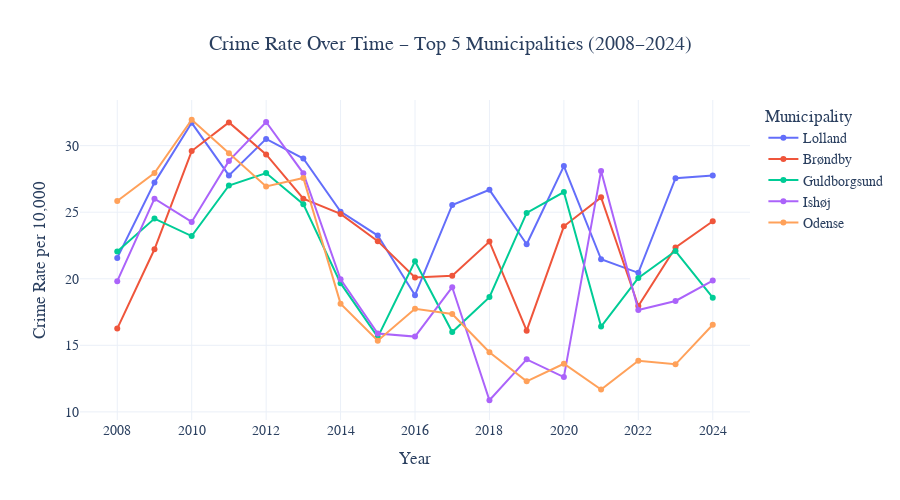
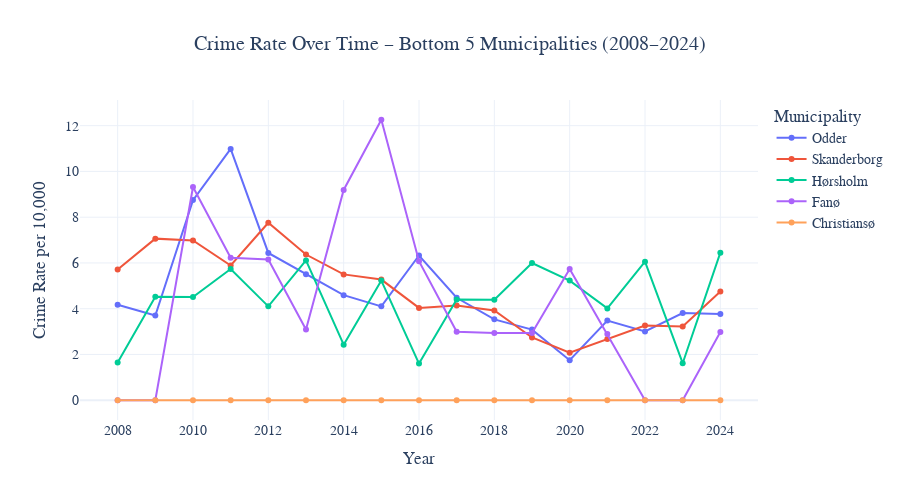

The code cell stored with these charts, in order, in its notebook:
### Markdown cell above
## Time series for top and bottom 5

### Code cell
# Extract actual yearly data for the top and bottom 5
top5_munis = top5["Municipality"].tolist()
bottom5_munis = bottom5["Municipality"].tolist()

# Filter from df_period (contains actual yearly crime rate per 10,000)
top5_timeseries = df_period[df_period["Municipality"].isin(top5_munis)]
bottom5_timeseries = df_period[df_period["Municipality"].isin(bottom5_munis)]

# --- TOP 5 TIME SERIES PLOT ---
fig_top = go.Figure()

for muni in top5_munis:
    muni_data = top5_timeseries[top5_timeseries["Municipality"] == muni]
    fig_top.add_trace(go.Scatter(
        x=muni_data["Year"],
        y=muni_data["Crime_rate_per_10000"],
        mode="lines+markers",
        name=muni.title()
    ))

fig_top.update_layout(
    title="Crime Rate Over Time – Top 5 Municipalities (2008–2024)",
    xaxis_title="Year",
    yaxis_title="Crime Rate per 10,000",
    legend_title="Municipality",
    template="plotly_white",
    font=dict(family="Arial", size=14),
    title_font_size=20,
    title_x=0.5,
    height=500
)

fig_top.write_html(r"C:\Users\Baxe\Documents\SocialDataanalyseVisulisation\signedue.github.io\crime_timeseries_top5.html")
fig_top.show()


# --- BOTTOM 5 TIME SERIES PLOT ---
fig_bottom = go.Figure()

for muni in bottom5_munis:
    muni_data = bottom5_timeseries[bottom5_timeseries["Municipality"] == muni]
    fig_bottom.add_trace(go.Scatter(
        x=muni_data["Year"],
        y=muni_data["Crime_rate_per_10000"],
        mode="lines+markers",
        name=muni.title()
    ))

fig_bottom.update_layout(
    title="Crime Rate Over Time – Bottom 5 Municipalities (2008–2024)",
    xaxis_title="Year",
    yaxis_title="Crime Rate per 10,000",
    legend_title="Municipality",
    template="plotly_white",
    font=dict(family="Arial", size=14),
    title_font_size=20,
    title_x=0.5,
    height=500
)

fig_bottom.write_html(r"C:\Users\Baxe\Documents\SocialDataanalyseVisulisation\signedue.github.io\crime_timeseries_bottom5.html")
fig_bottom.show()

### Figure 1 — Plotly figure (JSON) as saved in the notebook; plotly's stock layout.template omitted (floating-point values rounded to 4 significant figures)
{"data": [{"mode": "lines+markers", "name": "Lolland", "type": "scatter", "x": [2008, 2009, 2010, 2011, 2012, 2013, 2014, 2015, 2016, 2017, 2018, 2019, 2020, 2021, 2022, 2023, 2024], "y": [21.57, 27.22, 31.71, 27.76, 30.5, 29.03, 25.04, 23.24, 18.76, 25.54, 26.68, 22.59, 28.46, 21.46, 20.45, 27.55, 27.76]}, {"mode": "lines+markers", "name": "Brøndby", "type": "scatter", "x": [2008, 2009, 2010, 2011, 2012, 2013, 2014, 2015, 2016, 2017, 2018, 2019, 2020, 2021, 2022, 2023, 2024], "y": [16.26, 22.21, 29.59, 31.75, 29.34, 26.02, 24.87, 22.82, 20.1, 20.23, 22.79, 16.1, 23.94, 26.11, 17.95, 22.36, 24.32]}, {"mode": "lines+markers", "name": "Guldborgsund", "type": "scatter", "x": [2008, 2009, 2010, 2011, 2012, 2013, 2014, 2015, 2016, 2017, 2018, 2019, 2020, 2021, 2022, 2023, 2024], "y": [22.05, 24.52, 23.21, 27.0, 27.94, 25.6, 19.67, 15.62, 21.32, 16.0, 18.62, 24.95, 26.51, 16.41, 20.06, 22.08, 18.57]}, {"mode": "lines+markers", "name": "Ishøj", "type": "scatter", "x": [2008, 2009, 2010, 2011, 2012, 2013, 2014, 2015, 2016, 2017, 2018, 2019, 2020, 2021, 2022, 2023, 2024], "y": [19.82, 26.02, 24.26, 28.85, 31.77, 27.92, 19.96, 15.89, 15.65, 19.37, 10.88, 13.95, 12.61, 28.1, 17.65, 18.33, 19.86]}, {"mode": "lines+markers", "name": "Odense", "type": "scatter", "x": [2008, 2009, 2010, 2011, 2012, 2013, 2014, 2015, 2016, 2017, 2018, 2019, 2020, 2021, 2022, 2023, 2024], "y": [25.84, 27.94, 31.94, 29.44, 26.93, 27.56, 18.13, 15.34, 17.74, 17.35, 14.48, 12.29, 13.62, 11.68, 13.84, 13.57, 16.55]}], "layout": {"font": {"family": "Arial", "size": 14}, "height": 500, "legend": {"title": {"text": "Municipality"}}, "title": {"font": {"size": 20}, "text": "Crime Rate Over Time – Top 5 Municipalities (2008–2024)", "x": 0.5}, "xaxis": {"title": {"text": "Year"}}, "yaxis": {"title": {"text": "Crime Rate per 10,000"}}}}

### Figure 2 — Plotly figure (JSON) as saved in the notebook; plotly's stock layout.template omitted (floating-point values rounded to 4 significant figures)
{"data": [{"mode": "lines+markers", "name": "Odder", "type": "scatter", "x": [2008, 2009, 2010, 2011, 2012, 2013, 2014, 2015, 2016, 2017, 2018, 2019, 2020, 2021, 2022, 2023, 2024], "y": [4.174, 3.705, 8.747, 10.98, 6.437, 5.505, 4.593, 4.104, 6.326, 4.478, 3.536, 3.087, 1.751, 3.481, 3.004, 3.809, 3.766]}, {"mode": "lines+markers", "name": "Skanderborg", "type": "scatter", "x": [2008, 2009, 2010, 2011, 2012, 2013, 2014, 2015, 2016, 2017, 2018, 2019, 2020, 2021, 2022, 2023, 2024], "y": [5.71, 7.063, 6.98, 5.891, 7.758, 6.369, 5.501, 5.274, 4.035, 4.139, 3.924, 2.743, 2.074, 2.682, 3.265, 3.224, 4.754]}, {"mode": "lines+markers", "name": "Hørsholm", "type": "scatter", "x": [2008, 2009, 2010, 2011, 2012, 2013, 2014, 2015, 2016, 2017, 2018, 2019, 2020, 2021, 2022, 2023, 2024], "y": [1.653, 4.525, 4.512, 5.734, 4.104, 6.112, 2.428, 5.23, 1.602, 4.404, 4.395, 5.998, 5.228, 4.013, 6.058, 1.618, 6.449]}, {"mode": "lines+markers", "name": "Fanø", "type": "scatter", "x": [2008, 2009, 2010, 2011, 2012, 2013, 2014, 2015, 2016, 2017, 2018, 2019, 2020, 2021, 2022, 2023, 2024], "y": [0, 0, 9.32, 6.225, 6.152, 3.089, 9.191, 12.26, 6.079, 2.99, 2.94, 2.938, 5.734, 2.894, 0, 0, 2.979]}, {"mode": "lines+markers", "name": "Christiansø", "type": "scatter", "x": [2008, 2009, 2010, 2011, 2012, 2013, 2014, 2015, 2016, 2017, 2018, 2019, 2020, 2021, 2022, 2023, 2024], "y": [0, 0, 0, 0, 0, 0, 0, 0, 0, 0, 0, 0, 0, 0, 0, 0, 0]}], "layout": {"font": {"family": "Arial", "size": 14}, "height": 500, "legend": {"title": {"text": "Municipality"}}, "title": {"font": {"size": 20}, "text": "Crime Rate Over Time – Bottom 5 Municipalities (2008–2024)", "x": 0.5}, "xaxis": {"title": {"text": "Year"}}, "yaxis": {"title": {"text": "Crime Rate per 10,000"}}}}
